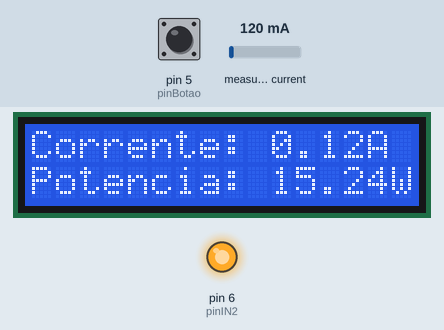
Recording of a sketch running on a simulated Arduino Uno, built with avr-gcc and run on an emulated ATmega328P. On the bench: 16×2 character LCD, output pins drawn as LEDs (lit = HIGH). Dashed ring = blinking. The test bench sets the inputs (shaded band); at power-on: measured current 120 mA, pin 5 (pinBotao) HIGH.

Above: at 1.2 s.
1.3 s: measured current set to 40 mA
At 4.1 s:
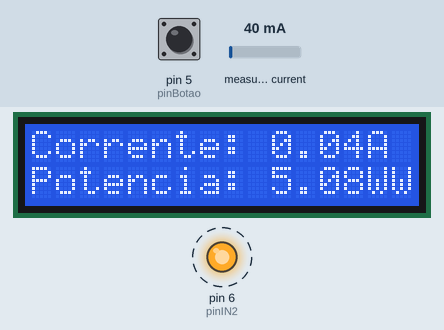
5.8 s: measured current set to 500 mA
At 8.0 s:
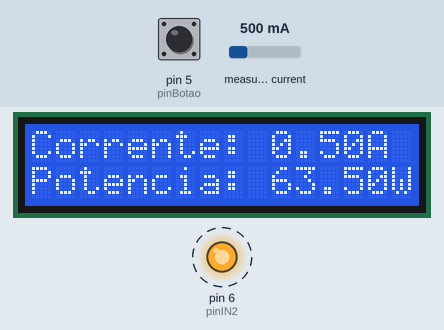
10.3 s: pin 5 (pinBotao) pulled LOW for 3.2 s
17.1 s: measured current set to 1000 mA
At 19.5 s:
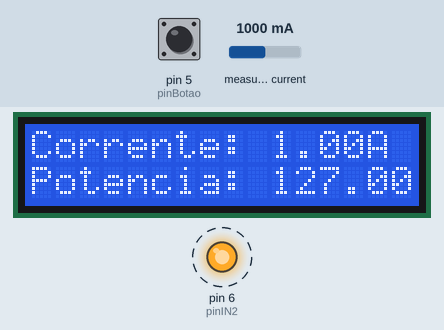
Timing chart, 0 to 22.2 s (numbered marks = the images above; inputs shaded):
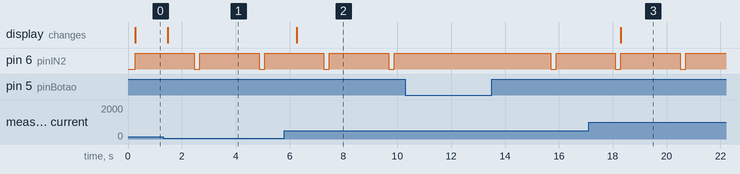

The sketch:

Teste.ino.ino
```cpp
#include <Wire.h>
#include <LiquidCrystal_I2C.h>
#include "EmonLib.h" //INCLUSÃO DE BIBLIOTECA

LiquidCrystal_I2C lcd(0x3f,16,2);

#define CURRENT_CAL 18.40 //VALOR DE CALIBRAÇÃO (DEVE SER AJUSTADO EM PARALELO COM UM MULTÍMETRO MEDINDO A CORRENTE DA CARGA)
const int pinoSensor = A0; //PINO ANALÓGICO EM QUE O SENSOR ESTÁ CONECTADO
const int pinIN2 = 6;
const int pinBotao = 5;

int estado_botao = 0;
int estado = 0;

EnergyMonitor emon1; //CRIA UMA INSTÂNCIA

void setup()
{
  Serial.begin(9600); //INICIALIZA A SERIAL
  lcd.init();

  pinMode(pinIN2, OUTPUT);
  pinMode(pinBotao, INPUT_PULLUP);
  digitalWrite(pinIN2, HIGH);
  emon1.current(pinoSensor, CURRENT_CAL); //PASSA PARA A FUNÇÃO OS PARÂMETROS (PINO ANALÓGIO / VALOR DE CALIBRAÇÃO)
}

void loop()
{
  if (digitalRead(pinBotao) == HIGH and estado == 0)
  {
    estado = 1;
    digitalWrite(pinIN2, LOW);
  }
  else if (digitalRead(pinBotao) == HIGH and estado == 1)
  {
    estado = 0;
    digitalWrite(pinIN2, HIGH);
  }

  emon1.calcVI(17, 100); //FUNÇÃO DE CÁLCULO (17 SEMICICLOS / TEMPO LIMITE PARA FAZER A MEDIÇÃO)
  double currentDraw = emon1.Irms; //VARIÁVEL RECEBE O VALOR DE CORRENTE RMS OBTIDO
  double power = 127 * currentDraw;

  lcd.setBacklight(HIGH);

  lcd.setCursor(0,0);
  lcd.print("Corrente: ");
  lcd.print(currentDraw);
  lcd.print("A");

  lcd.setCursor(0,1);
  lcd.print("Potencia: ");
  lcd.print(power);
  lcd.print("W");

  digitalWrite(pinIN2, HIGH);

  delay(1000);
}
```

Measured:
- after the input at 1.3 s, the display: changes after 0.17 s (image 1)
- after the input at 5.8 s, the display: changes after 0.47 s (image 2)
- after the input at 17.1 s, the display: changes after 1.2 s (image 3)
